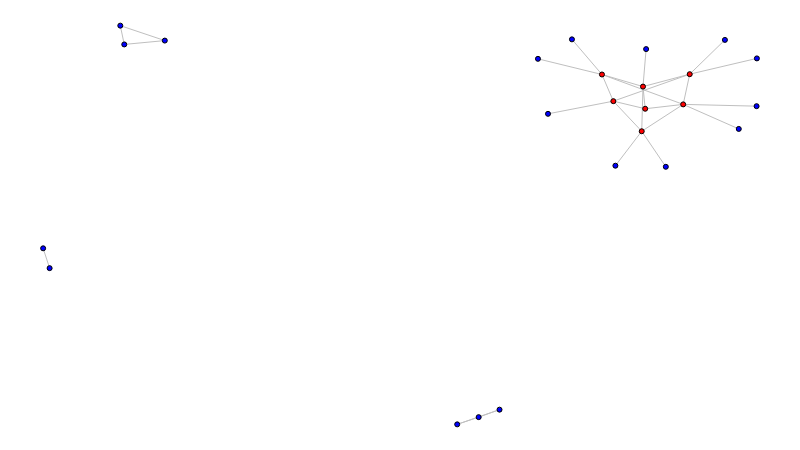

The cell this chart's notebook holds for it:
### Markdown cell above
Simulação com visualização, quando apenas uma minoria dos nós busca reduzir a restrição de Burt, enquanto todos os outros buscam aumentar:

### Code cell
num_closers = int(FRAC_CLOSERS * NUM_NODES)

g = simulate(num_closers)

sn.reset_positions(g)

sn.show_graph(g)

### Figure 1 — Plotly figure (JSON) as saved in the notebook; plotly's stock layout.template omitted (floating-point values rounded to 4 significant figures)
{"data": [{"hoverinfo": "none", "line": {"color": "rgb(191, 191, 191)", "width": 1}, "mode": "lines", "x": [0.6394, 0.5801, null, 0.6394, 0.6102, null, 0.8448, 0.8404, null, 0.9059, 0.8404, null, 0.9059, 1, null, 0.9059, 0.9552, null, 0.9059, 0.8967, null, 0.9059, 0.7989, null, 0.9746, 0.8967, null, 0.1137, 0.1081, null, 0.1137, 0.1705, null, 0.8435, 0.8404, null, 0.8435, 0.8967, null, 0.8435, 0.7989, null, 0.5801, 0.6102, null, 0.8404, 0.8387, null, 0.8404, 0.783, null, 0.8387, 0.8967, null, 0.8387, 0.8018, null, 0.8387, 0.7989, null, 0.8387, 0.8724, null, 0.7074, 0.7989, null, 0.783, 0.8967, null, 0.783, 0.7409, null, 0.783, 0.7989, null, 0.783, 0.6933, null, 0.8967, 0.9996, null, 0, 0.00909, null, 0.1081, 0.1705, null], "y": [0.03693, 0, null, 0.03693, 0.01815, null, 0.9411, 0.8471, null, 0.8782, 0.8471, null, 0.8782, 0.9178, null, 0.8782, 0.9642, null, 0.8782, 0.8025, null, 0.8782, 0.8106, null, 0.741, 0.8025, null, 0.9528, 1, null, 0.9528, 0.9625, null, 0.7915, 0.8471, null, 0.7915, 0.8025, null, 0.7915, 0.8106, null, 0, 0.01815, null, 0.8471, 0.7351, null, 0.8471, 0.8775, null, 0.7351, 0.8025, null, 0.7351, 0.6487, null, 0.7351, 0.8106, null, 0.7351, 0.646, null, 0.7788, 0.8106, null, 0.8775, 0.8025, null, 0.8775, 0.9655, null, 0.8775, 0.8106, null, 0.8775, 0.9167, null, 0.8025, 0.798, null, 0.4416, 0.3918, null, 1, 0.9625, null]}, {"hoverinfo": "none", "marker": {"color": "rgb(0, 0, 255)", "line": {"color": "rgb(0, 0, 0)", "width": 1}, "size": 5}, "mode": "markers+text", "text": [], "textfont": {"color": "rgb(255, 255, 255)"}, "textposition": "middle center", "x": [0.6394, 0.8448, 0.9746, 0.1137, 0.5801, 1, 0.7074, 0.9552, 0.6102, 0.8018, 0.9996, 0, 0.1081, 0.7409, 0.6933, 0.8724, 0.00909, 0.1705], "y": [0.03693, 0.9411, 0.741, 0.9528, 0, 0.9178, 0.7788, 0.9642, 0.01815, 0.6487, 0.798, 0.4416, 1, 0.9655, 0.9167, 0.646, 0.3918, 0.9625]}, {"hoverinfo": "none", "marker": {"color": "rgb(255, 0, 0)", "line": {"color": "rgb(0, 0, 0)", "width": 1}, "size": 5}, "mode": "markers+text", "text": [], "textfont": {"color": "rgb(255, 255, 255)"}, "textposition": "middle center", "x": [0.9059, 0.8435, 0.8404, 0.8387, 0.783, 0.8967, 0.7989], "y": [0.8782, 0.7915, 0.8471, 0.7351, 0.8775, 0.8025, 0.8106]}], "layout": {"height": 450, "margin": {"b": 0, "l": 0, "r": 0, "t": 0}, "showlegend": false, "width": 800, "xaxis": {"showgrid": false, "showticklabels": false, "zeroline": false}, "yaxis": {"showgrid": false, "showticklabels": false, "zeroline": false}}}
